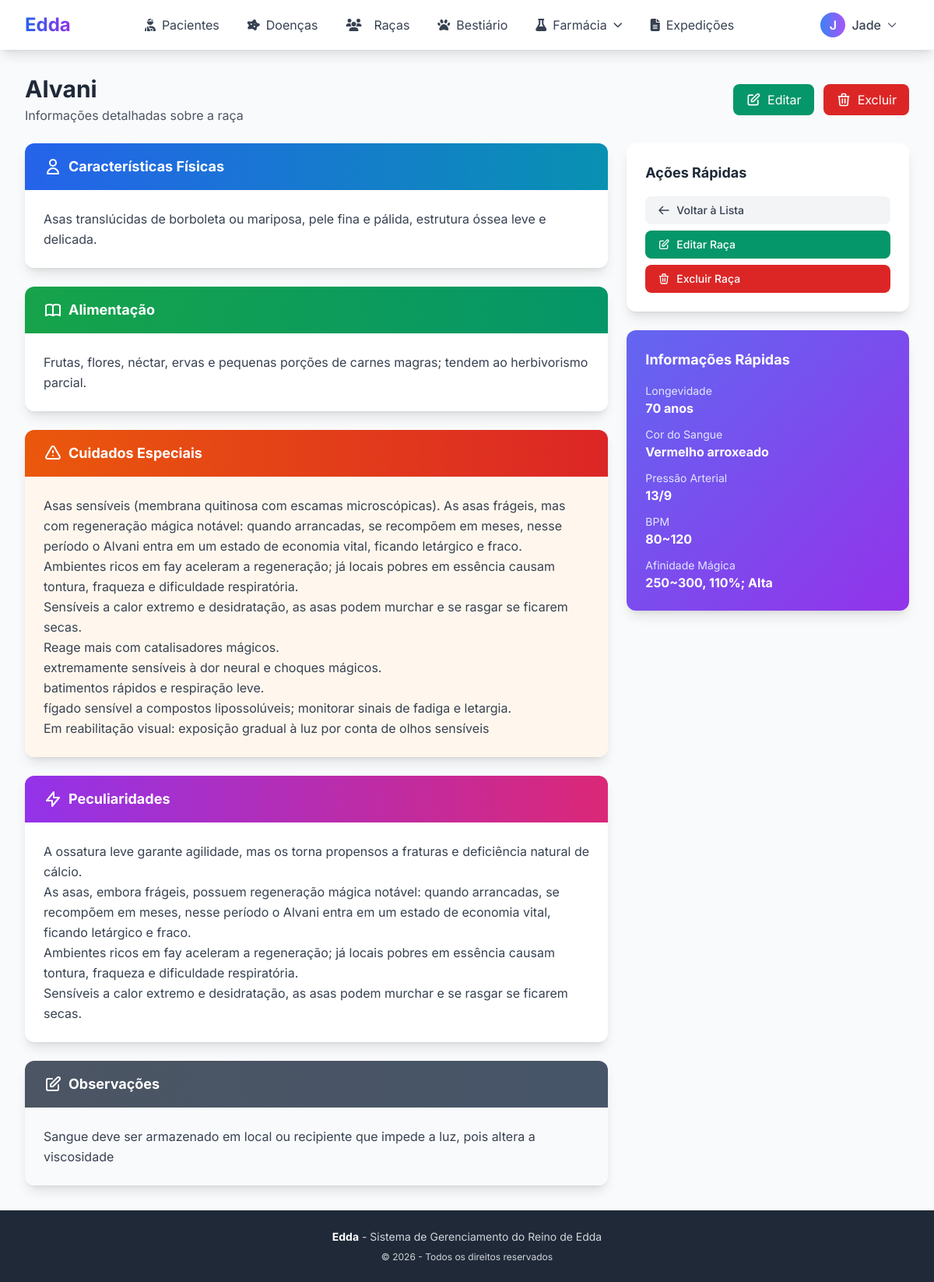
The app's page /racas/1/ (signed in) with its own data.
### core/models.py (models this page shows, shortened)
class Usuario(AbstractUser):
    TIPO_CHOICES = [
        ('MED', 'Médico'),
        ('OUT', 'Outro'),
        ('ADM', 'Administrador'),
    ]
    nickname = models.CharField(max_length=100)
    tipo = models.CharField(max_length=3, choices=TIPO_CHOICES, default='OUT')
    cidade = models.ForeignKey('Cidade', on_delete=models.SET_NULL, null=True, blank=True)

class Raca(models.Model):
    nome = models.CharField(max_length=100, unique=True, verbose_name="Nome")
    longevidade = models.CharField(max_length=200, blank=True, verbose_name="Longevidade", help_text="Ex: 80-100 anos")
    caracteristicas_fisicas = models.TextField(blank=True, verbose_name="Características físicas")
    cor_sangue = models.CharField(max_length=100, blank=True, verbose_name="Cor do sangue")
    pressao_arterial = models.CharField(max_length=200, blank=True, verbose_name="Pressão arterial", help_text="Ex: 120/80 mmHg")
    bpm = models.CharField(max_length=200, blank=True, verbose_name="Batimentos por minuto", help_text="Ex: 60-100 bpm")
    afinidade_magica = models.CharField(max_length=200, blank=True, verbose_name="Afinidade mágica")
    cuidados_especiais = models.TextField(blank=True, verbose_name="Cuidados especiais")
    alimentacao = models.TextField(blank=True, verbose_name="Alimentação")
    peculiaridades = models.TextField(blank=True, verbose_name="Peculiaridades")
    observacoes = models.TextField(blank=True, verbose_name="Observações")
    class Meta:
        verbose_name = "Raça"
        verbose_name_plural = "Raças"
        ordering = ['nome']

### core/views.py (the view)
# urls.py: path('racas/<int:pk>/', RacaDetailView.as_view(), name='raca-detail'),
class RacaDetailView(LoginRequiredMixin, DetailView):
    model = Raca
    template_name = 'core/raca_detail.html'
    context_object_name = 'raca'

### core/context_processors.py (called while the page is built)
def medico_context(request):
    is_medico = request.user.is_authenticated and request.user.tipo == 'MED'
    is_admin = request.user.is_authenticated and request.user.tipo == 'ADM'
    return {
        'is_medico': is_medico,
        'is_admin': is_admin,
        'is_medico_or_admin': is_medico or is_admin
    }

### core/templates/core/raca_detail.html (shortened to what this page needs)
{% extends 'core/base.html' %}
{% block content %}
<div class="max-w-7xl mx-auto">
    <div class="mb-6 flex justify-between items-center">
        <div class="flex-1">
            <h1 class="text-3xl font-bold text-gray-800">{{ raca.nome }}</h1>
            <p class="text-gray-600 mt-1">Informações detalhadas sobre a raça</p>
        </div>
        {% if is_admin %}
        <div class="flex gap-3">
            <a href="{% url 'raca-update' raca.pk %}" class="px-4 py-2 bg-emerald-600 text-white rounded-lg hover:bg-emerald-700 transition-colors flex items-center gap-2">
                <svg class="w-5 h-5" fill="none" stroke="currentColor" viewBox="0 0 24 24">
                    <path stroke-linecap="round" stroke-linejoin="round" stroke-width="2" d="M11 5H6a2 2 0 00-2 2v11a2 2 0 002 2h11a2 2 0 002-2v-5m-1.414-9.414a2 2 0 112.828 2.828L11.828 15H9v-2.828l8.586-8.586z"/>
                </svg>
                <span>Editar</span>
            </a>
            <a href="{% url 'raca-delete' raca.pk %}" class="px-4 py-2 bg-red-600 text-white rounded-lg hover:bg-red-700 transition-colors flex items-center gap-2">
                <svg class="w-5 h-5" fill="none" stroke="currentColor" viewBox="0 0 24 24">
                    <path stroke-linecap="round" stroke-linejoin="round" stroke-width="2" d="M19 7l-.867 12.142A2 2 0 0116.138 21H7.862a2 2 0 01-1.995-1.858L5 7m5 4v6m4-6v6m1-10V4a1 1 0 00-1-1h-4a1 1 0 00-1 1v3M4 7h16"/>
                </svg>
                <span>Excluir</span>
            </a>
        </div>
        {% endif %}
    </div>
    <div class="grid grid-cols-1 lg:grid-cols-3 gap-6">
        <div class="lg:col-span-2 space-y-6">
            {% if raca.caracteristicas_fisicas %}
            <div class="bg-white rounded-xl shadow-lg overflow-hidden">
                <div class="bg-gradient-to-r from-blue-600 to-cyan-600 px-6 py-4">
                    <h2 class="text-white font-bold text-lg flex items-center gap-2">
                        <svg class="w-6 h-6" fill="none" stroke="currentColor" viewBox="0 0 24 24">
                            <path stroke-linecap="round" stroke-linejoin="round" stroke-width="2" d="M16 7a4 4 0 11-8 0 4 4 0 018 0zM12 14a7 7 0 00-7 7h14a7 7 0 00-7-7z"/>
                        </svg>
                        Características Físicas
                    </h2>
                </div>
                <div class="p-6">
                    <p class="text-gray-700 leading-relaxed whitespace-pre-line">{{ raca.caracteristicas_fisicas }}</p>
                </div>
            </div>
            {% endif %}
            {% if raca.alimentacao %}
            <div class="bg-white rounded-xl shadow-lg overflow-hidden">
                <div class="bg-gradient-to-r from-green-600 to-emerald-600 px-6 py-4">
                    <h2 class="text-white font-bold text-lg flex items-center gap-2">
                        Alimentação
                    </h2>
                </div>
                <div class="p-6">
                    <p class="text-gray-700 leading-relaxed whitespace-pre-line">{{ raca.alimentacao }}</p>
                </div>
            </div>
            {% endif %}
            {% if raca.cuidados_especiais %}
            <div class="bg-white rounded-xl shadow-lg overflow-hidden">
                <div class="bg-gradient-to-r from-orange-600 to-red-600 px-6 py-4">
                    <h2 class="text-white font-bold text-lg flex items-center gap-2">
                        <svg class="w-6 h-6" fill="none" stroke="currentColor" viewBox="0 0 24 24">
                            <path stroke-linecap="round" stroke-linejoin="round" stroke-width="2" d="M12 9v2m0 4h.01m-6.938 4h13.856c1.54 0 2.502-1.667 1.732-3L13.732 4c-.77-1.333-2.694-1.333-3.464 0L3.34 16c-.77 1.333.192 3 1.732 3z"/>
                        </svg>
                        Cuidados Especiais
                    </h2>
                </div>
                <div class="p-6 bg-orange-50">
                    <p class="text-gray-700 leading-relaxed whitespace-pre-line">{{ raca.cuidados_especiais }}</p>
                </div>
            </div>
            {% endif %}
            {% if raca.peculiaridades %}
            <div class="bg-white rounded-xl shadow-lg overflow-hidden">
                <div class="bg-gradient-to-r from-purple-600 to-pink-600 px-6 py-4">
                    <h2 class="text-white font-bold text-lg flex items-center gap-2">
                        <svg class="w-6 h-6" fill="none" stroke="currentColor" viewBox="0 0 24 24">
                            <path stroke-linecap="round" stroke-linejoin="round" stroke-width="2" d="M13 10V3L4 14h7v7l9-11h-7z"/>
                        </svg>
                        Peculiaridades
                    </h2>
                </div>
                <div class="p-6">
                    <p class="text-gray-700 leading-relaxed whitespace-pre-line">{{ raca.peculiaridades }}</p>
                </div>
            </div>
            {% endif %}
            {% if raca.observacoes %}
            <div class="bg-white rounded-xl shadow-lg overflow-hidden">
                <div class="bg-gradient-to-r from-gray-600 to-slate-600 px-6 py-4">
                    <h2 class="text-white font-bold text-lg flex items-center gap-2">
                        <svg class="w-6 h-6" fill="none" stroke="currentColor" viewBox="0 0 24 24">
                            <path stroke-linecap="round" stroke-linejoin="round" stroke-width="2" d="M11 5H6a2 2 0 00-2 2v11a2 2 0 002 2h11a2 2 0 002-2v-5m-1.414-9.414a2 2 0 112.828 2.828L11.828 15H9v-2.828l8.586-8.586z"/>
                        </svg>
                        Observações
                    </h2>
                </div>
                <div class="p-6 bg-gray-50">
                    <p class="text-gray-700 leading-relaxed whitespace-pre-line">{{ raca.observacoes }}</p>
                </div>
            </div>
            {% endif %}
        </div>
        <div class="space-y-6">
            {% if is_admin %}
            <div class="bg-white rounded-xl shadow-lg p-6">
                <h3 class="text-lg font-bold text-gray-800 mb-4">Ações Rápidas</h3>
                <div class="space-y-2">
                    <a href="{% url 'raca-list' %}" class="w-full px-4 py-2 bg-gray-100 text-gray-700 rounded-lg hover:bg-gray-200 transition-colors flex items-center gap-2 text-sm font-medium">
                        <svg class="w-4 h-4" fill="none" stroke="currentColor" viewBox="0 0 24 24">
                            <path stroke-linecap="round" stroke-linejoin="round" stroke-width="2" d="M10 19l-7-7m0 0l7-7m-7 7h18"/>
                        </svg>
                        Voltar à Lista
                    </a>
                    <a href="{% url 'raca-update' raca.pk %}" class="w-full px-4 py-2 bg-emerald-600 text-white rounded-lg hover:bg-emerald-700 transition-colors flex items-center gap-2 text-sm font-medium">
                        <svg class="w-4 h-4" fill="none" stroke="currentColor" viewBox="0 0 24 24">
                            <path stroke-linecap="round" stroke-linejoin="round" stroke-width="2" d="M11 5H6a2 2 0 00-2 2v11a2 2 0 002 2h11a2 2 0 002-2v-5m-1.414-9.414a2 2 0 112.828 2.828L11.828 15H9v-2.828l8.586-8.586z"/>
                        </svg>
                        Editar Raça
                    </a>
                    <a href="{% url 'raca-delete' raca.pk %}" class="w-full px-4 py-2 bg-red-600 text-white rounded-lg hover:bg-red-700 transition-colors flex items-center gap-2 text-sm font-medium">
                        <svg class="w-4 h-4" fill="none" stroke="currentColor" viewBox="0 0 24 24">
                            <path stroke-linecap="round" stroke-linejoin="round" stroke-width="2" d="M19 7l-.867 12.142A2 2 0 0116.138 21H7.862a2 2 0 01-1.995-1.858L5 7m5 4v6m4-6v6m1-10V4a1 1 0 00-1-1h-4a1 1 0 00-1 1v3M4 7h16"/>
                        </svg>
                        Excluir Raça
                    </a>
                </div>
            </div>
            {% endif %}
            <div class="bg-gradient-to-br from-indigo-500 to-purple-600 rounded-xl shadow-lg p-6 text-white">
                <h3 class="text-lg font-bold mb-4">Informações Rápidas</h3>
                <div class="space-y-3">
                    {% if raca.longevidade %}
                    <div>
                        <p class="text-indigo-100 text-sm">Longevidade</p>
                        <p class="font-bold">{{ raca.longevidade }}</p>
                    </div>
                    {% endif %}
                    {% if raca.cor_sangue %}
                    <div>
                        <p class="text-indigo-100 text-sm">Cor do Sangue</p>
                        <p class="font-bold">{{ raca.cor_sangue }}</p>
                    </div>
                    {% endif %}
                    {% if raca.pressao_arterial %}
                    <div>
                        <p class="text-indigo-100 text-sm">Pressão Arterial</p>
                        <p class="font-bold">{{ raca.pressao_arterial }}</p>
                    </div>
                    {% endif %}
                    {% if raca.bpm %}
                    <div>
                        <p class="text-indigo-100 text-sm">BPM</p>
                        <p class="font-bold">{{ raca.bpm }}</p>
                    </div>
                    {% endif %}
                    {% if raca.afinidade_magica %}
                    <div>
                        <p class="text-indigo-100 text-sm">Afinidade Mágica</p>
                        <p class="font-bold">{{ raca.afinidade_magica }}</p>
                    </div>
                    {% endif %}
                </div>
            </div>
        </div>
    </div>
</div>
{% endblock %}

### core/templates/core/base.html (shortened to what this page needs)
<!DOCTYPE html>
<html lang="pt-br" class="h-full">
<head>
    <script src="https://cdn.tailwindcss.com"></script>
    <link rel="stylesheet" href="https://cdnjs.cloudflare.com/ajax/libs/font-awesome/6.4.0/css/all.min.css">
</head>
<body class="bg-gray-50 flex flex-col min-h-screen">
    <nav class="bg-white shadow-lg">
        <div class="max-w-7xl mx-auto px-4 sm:px-6 lg:px-8">
            <div class="flex justify-between h-16">
                <div class="flex items-center">
                    <a href="{% url 'home' %}" class="flex items-center">
                        <span class="text-2xl font-bold bg-gradient-to-r from-blue-600 to-purple-600 bg-clip-text text-transparent">Edda</span>
                    </a>
                </div>
                {% if user.is_authenticated %}
                <div class="hidden md:flex items-center space-x-1">
                    {% if is_medico_or_admin %}
                    <a href="{% url 'paciente-list' %}" class="px-4 py-2 rounded-lg text-gray-700 hover:bg-blue-50 hover:text-blue-600 transition flex items-center gap-2">
                        <i class="fas fa-user-injured"></i>
                        <span>Pacientes</span>
                    </a>
                    {% endif %}
                    <a href="{% url 'doenca-list' %}" class="px-4 py-2 rounded-lg text-gray-700 hover:bg-blue-50 hover:text-blue-600 transition flex items-center gap-2">
                        <i class="fas fa-disease"></i>
                        <span>Doenças</span>
                    </a>
                    <a href="{% url 'raca-list' %}" class="px-4 py-2 rounded-lg text-gray-700 hover:bg-blue-50 hover:text-blue-600 transition flex items-center gap-2">
                        <i class="fas fa-users mr-2"></i>
                        <span>Raças</span>
                    </a>
                    <a href="{% url 'besta-list' %}" class="px-4 py-2 rounded-lg text-gray-700 hover:bg-blue-50 hover:text-blue-600 transition flex items-center gap-2">
                        <i class="fas fa-paw"></i>
                        <span>Bestiário</span>
                    </a>
                    <div class="relative">
                        <button onclick="toggleDropdown('farmacia-dropdown')" class="px-4 py-2 rounded-lg text-gray-700 hover:bg-purple-50 hover:text-purple-600 transition flex items-center gap-2">
                            <i class="fas fa-flask"></i>
                            <span>Farmácia</span>
                            <i class="fas fa-chevron-down text-xs"></i>
                        </button>
                    </div>
                    <a href="{% url 'relatorio-list' %}" class="px-4 py-2 rounded-lg text-gray-700 hover:bg-blue-50 hover:text-blue-600 transition flex items-center gap-2">
                        <i class="fas fa-file-alt"></i>
                        <span>Expedições</span>
                    </a>
                </div>
                <div class="flex items-center gap-4">
                    <div class="relative">
                        <button onclick="toggleDropdown('user-dropdown')" class="flex items-center gap-2 px-4 py-2 rounded-lg hover:bg-gray-100 transition">
                            <div class="w-8 h-8 bg-gradient-to-r from-blue-500 to-purple-500 rounded-full flex items-center justify-center text-white font-semibold">
                                {{ user.nickname|first|upper }}
                            </div>
                            <span class="hidden md:block font-medium text-gray-700">{{ user.nickname }}</span>
                            <i class="fas fa-chevron-down text-xs text-gray-500"></i>
                        </button>
                    </div>
                </div>
                {% endif %}
            </div>
        </div>
    </nav>
    <main class="flex-grow">
        <div class="max-w-7xl mx-auto px-4 sm:px-6 lg:px-8 py-8">
            {% block content %}{% endblock %}
        </div>
    </main>
    <footer class="bg-gray-800 text-gray-300 mt-auto">
        <div class="max-w-7xl mx-auto px-4 sm:px-6 lg:px-8 py-6">
            <div class="text-center">
                <p class="text-sm">
                    <strong class="text-white">Edda</strong> - Sistema de Gerenciamento do Reino de Edda
                </p>
                <p class="text-xs mt-2">© {% now "Y" %} - Todos os direitos reservados</p>
            </div>
        </div>
    </footer>
</body>
</html>

### core/templates/core/base.html (style rules this page uses)
body { font-family: 'Inter', sans-serif; }

### records on screen
Usuario: nickname|first "J", nickname "Jade"
Raca: nome "Alvani", caracteristicas_fisicas "Asas translúcidas de borboleta ou mariposa, pele fina e pálida, estrutura óssea leve e delicada.", alimentacao "Frutas, flores, néctar, ervas e pequenas porções de carnes magras; tendem ao herbivorismo parcial.", cuidados_especiais "Asas sensíveis (membrana quitinosa com escamas microscópicas). As asas frágeis, mas com regeneração mágica notável: quando arrancadas, se recompõem em meses, nesse período o Alvani entra em um estado de economia vital, ficando letárgico e fraco. Ambientes ricos em fay aceleram a regeneração; já locais pobres em essência causam tontura, fraqueza e dificuldade respiratória. Sensíveis a calor extremo e desidratação, as asas podem murchar e se rasgar se ficarem secas. Reage mais com catalisadores mágicos. extremamente sensíveis à dor neural e choques mágicos. batimentos rápidos e respiração leve. fígado sensível a compostos lipossolúveis; monitorar sinais de fadiga e letargia. Em reabilitação…", peculiaridades "A ossatura leve garante agilidade, mas os torna propensos a fraturas e deficiência natural de cálcio. As asas, embora frágeis, possuem regeneração mágica notável: quando arrancadas, se recompõem em meses, nesse período o Alvani entra em um estado de economia vital, ficando letárgico e fraco. Ambientes ricos em fay aceleram a regeneração; já locais pobres em essência causam tontura, fraqueza e dificuldade respiratória. Sensíveis a calor extremo e desidratação, as asas podem murchar e se rasgar se ficarem secas.", observacoes "Sangue deve ser armazenado em local ou recipiente que impede a luz, pois altera a viscosidade", longevidade "70 anos", cor_sangue "Vermelho arroxeado", pressao_arterial "13/9", bpm "80~120", afinidade_magica "250~300, 110%; Alta"
